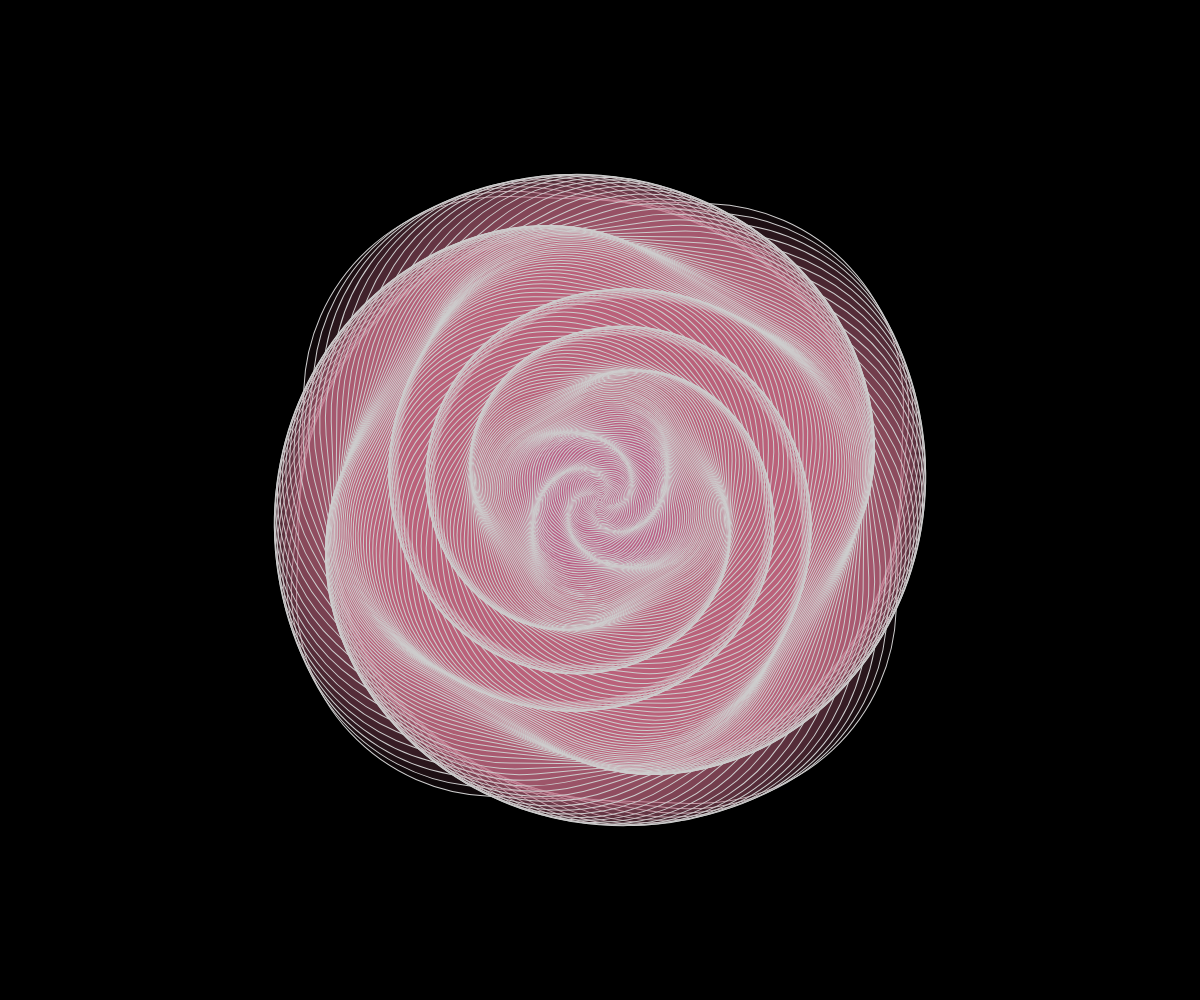
Frame 1 (no input)
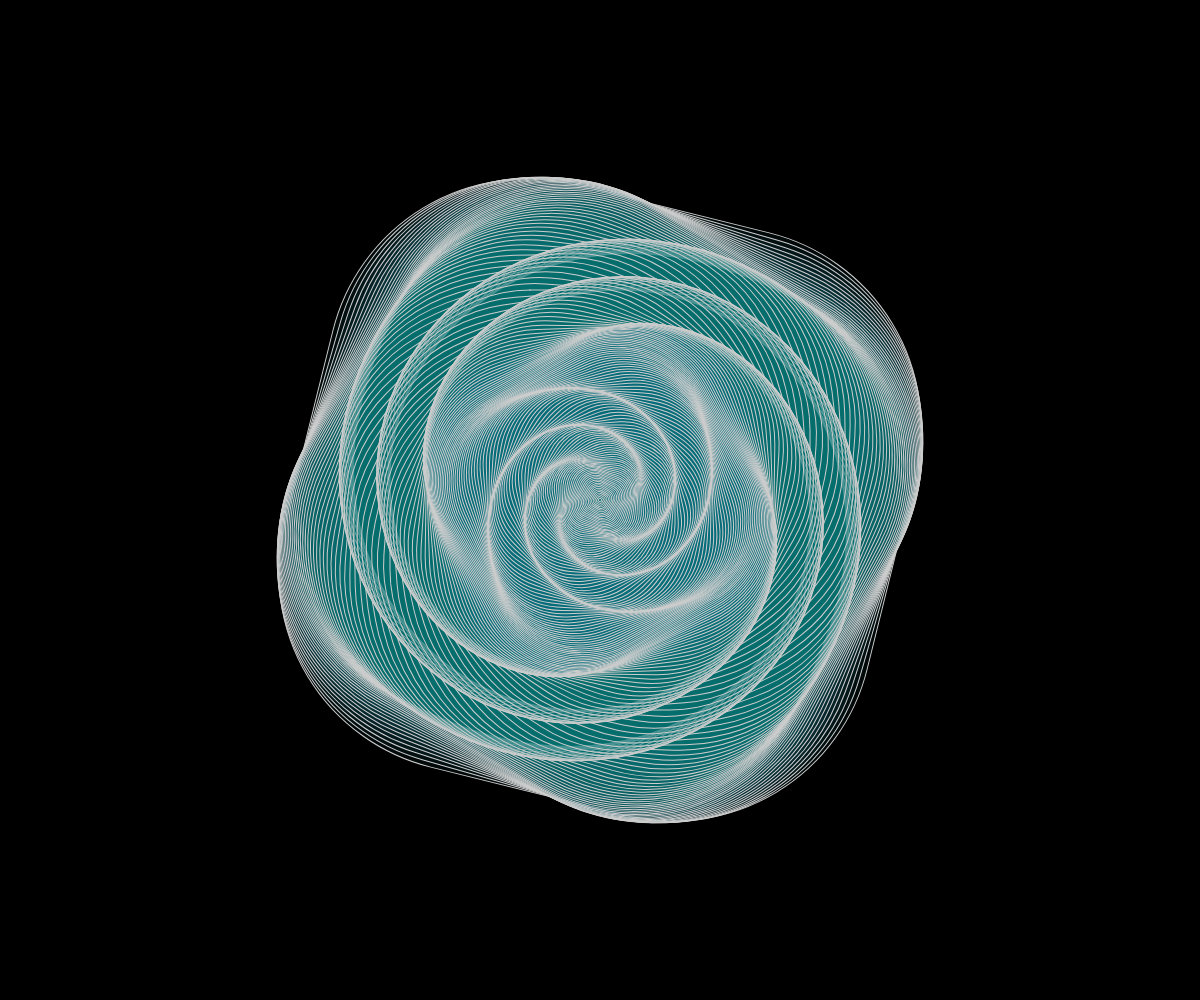
Frame 60 (no input)
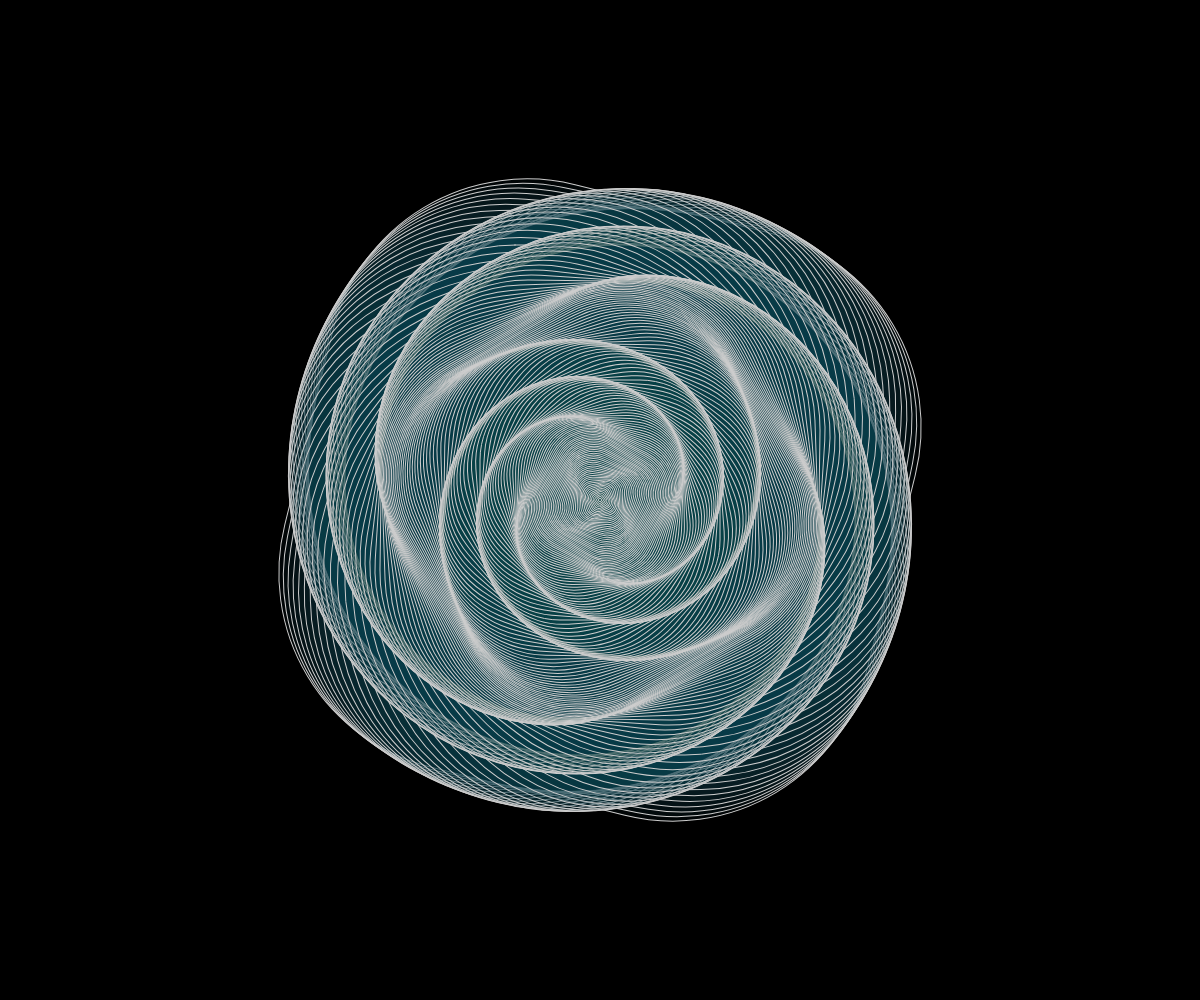
Frame 120 (the mouse pressed at the canvas centre since frame 60)

The p5.js sketch that drew these frames (run headless with seeded random() and noise() and a simulated clock; from frame 60 on, the mouse is pressed at the canvas centre):

// p5.js sketch
// ── sketch.js
var r = 190
var g = 100
var b = 128
let xoff = 100
function setup() {
  createCanvas(windowWidth, windowHeight);
  angleMode(DEGREES)
  rectMode(CENTER)
}

function draw() {
  background(0)
  noFill()
  stroke(205)

  translate(width/2, height/2)
  for (var i = 0; i < 200; i++){
    r += random(-1,1)
    g += random(-1,1)
    b += random(-1,1)
    push()
    fill(r,g,b,20)

    rotate(sin(frameCount + 2*i) * 120)

    rect(0, 0, 600-i*3, 600-i*3, 200-i)

    pop()
  }

}
